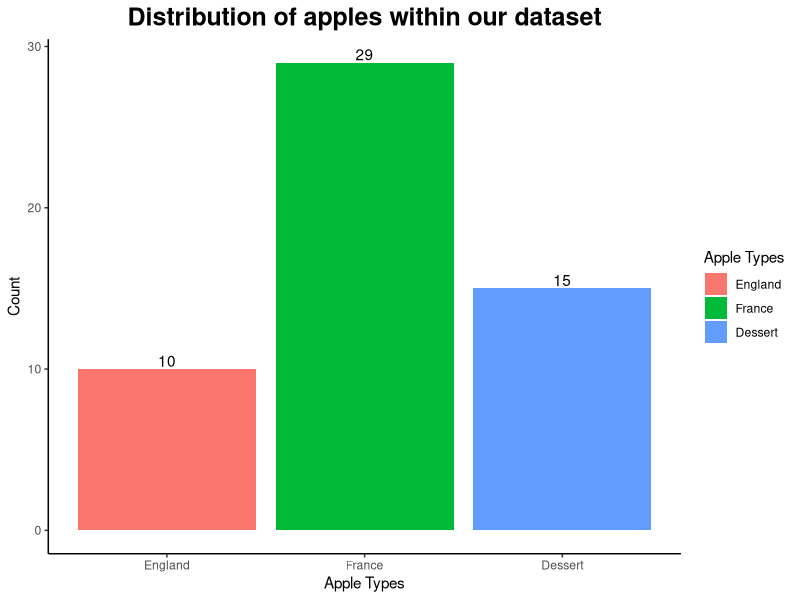

This figure's R source: (Note: this script raises an error after producing the figure.)
# Title     : Missing Data Check
# Objective : This script performs some data checks to get some basic statistics
#             on the final phenotype table
# Created by: tayabsoomro
# Created on: 2021-05-31

############################
## IMPORTS & DATA LOADING ##
############################

library(ggplot2)
library(ggpubr)
library(reshape2)

final.df <- read.table(
  'data/processed/final_phenotype_table.tsv',
  header = TRUE
)

#######################
## DATA DISTRIBUTION ##
#######################

# organize data for bar plot
bar_dat <- melt(data.frame(
  England=sum(final.df$AppleType == "England"),
  France=sum(final.df$AppleType == "France"),
  Dessert=sum(final.df$AppleType == "Dessert")
))

# generate the bar plot
data_distribution_barplot <- ggplot(bar_dat, aes(x=variable, y=value, fill=variable)) + 
  geom_text(aes(label=value), vjust=-0.2) + 
  geom_bar(stat = "identity") + 
  theme_classic() + 
  ggtitle("Distribution of apples within our dataset") + 
  theme(
    plot.title = element_text(
      face = "bold", 
      size=18, 
      hjust=0.5,
    )
  ) + 
  xlab("Apple Types") + 
  ylab("Count") + 
  scale_fill_discrete(name = "Apple Types")
ggsave(
  filename = "figures/missing_data/data_distribution_barplot.png",
  plot = data_distribution_barplot
)

###############################
## MISSINGNESS BY PHENOTYPES ##
###############################

phenotype_missingness.df <- as.data.frame(matrix(nrow=0,ncol=2))
for(p_i in 3:ncol(final.df)-1){
  
  # get the phenotype name
  phenotype <- colnames(final.df)[p_i]
  
  # get the column as vector
  pheno_missingness <- round((sum(is.na(final.df[,p_i])) / nrow(final.df)) * 100,2)
  
  # add the data
  phenotype_missingness.df <- 
    rbind(
      phenotype_missingness.df,
      c(phenotype, pheno_missingness)
    )
}

# cleaning up the data frame for plotting
colnames(phenotype_missingness.df) <- c("Phenotype","PercentMissingness")
phenotype_missingness.df$PercentMissingness <-  as.numeric(phenotype_missingness.df$PercentMissingness)

# plot the missing ness distribution
missingness_by_phenotypes <- ggplot(
  phenotype_missingness.df, 
  aes(fill=Phenotype, y=reorder(Phenotype, -PercentMissingness), x=PercentMissingness)) + 
  geom_bar(position="dodge", stat="identity", alpha=0.8) +
  geom_vline(xintercept = 50, size = 1, color = "red") + 
  geom_text(aes(label=paste0(PercentMissingness, "%"),x=0), hjust = -0.5) + 
  theme_classic() + 
  ggtitle("Distribution of missing data for phenotypes") + 
  theme(
   axis.line = element_line(colour = "black"),
    plot.title = element_text(hjust = 0.5, size=18, face="bold"),
    axis.title.x=element_text(size=14,face="bold",hjust=0.5),
    axis.title.y=element_text(size=14,face="bold",hjust=0.5)
  ) + 
  scale_fill_manual(values=c(
    '#8ecae6','#219ebc','#023047','#ffb703','#fb8500','#e76f51','#ccd5ae',
    '#a5a58d','#bb3e03','#f28482'
  )) +
  ylab("Phenotypes") + 
  xlab("% Missing Samples")

ggsave(
  filename = "figures/missing_data/data_missingness_by_phenotypes.png",
  plot = missingness_by_phenotypes
)

############################
## MISSINGNESS BY SAMPLES ##
############################

ptypes_missing <- NULL
for(i in 1:nrow(final.df)){
  ptypes <- final.df[i,c(2:11)]
  num_missing <- sum(is.na(unlist(ptypes)))
  pcent_missing <- ( num_missing / ncol(ptypes) ) * 100
  print(paste0(i," -> ", pcent_missing))
  ptypes_missing[i] <- pcent_missing
}

samples_dat <- as.data.frame(ptypes_missing)
samples_missing_plot <- ggplot(
  samples_dat,
  aes(x = ptypes_missing)) +
  geom_histogram(
    bins = 15,
    color = "black", fill="lightblue") +
  theme_pubclean() +
  xlab("Missingness (%)") + ylab("Number of samples") +
  labs(title="Distibution of missingness by samples") +
  theme(
    plot.title = element_text(
      hjust = 0.5, face="bold", family = "Helvetica", size =  17)
  )
ggsave(
  filename = "figures/missing_data/samples_missingness_plot.png",
  plot = samples_missing_plot
)
